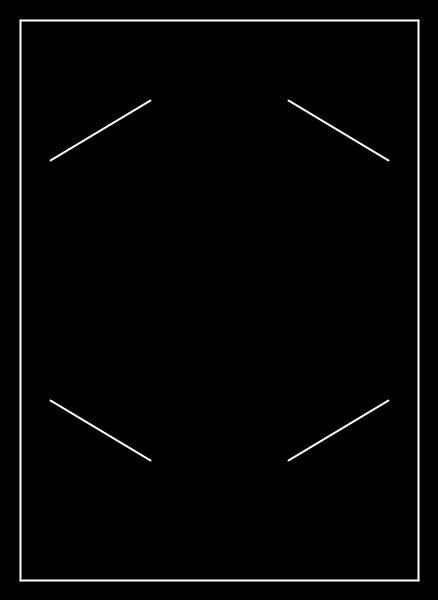
Frame 1 (no input)
Frame 60 (the mouse pressed at the canvas centre just before this capture): identical to frame 1, image omitted
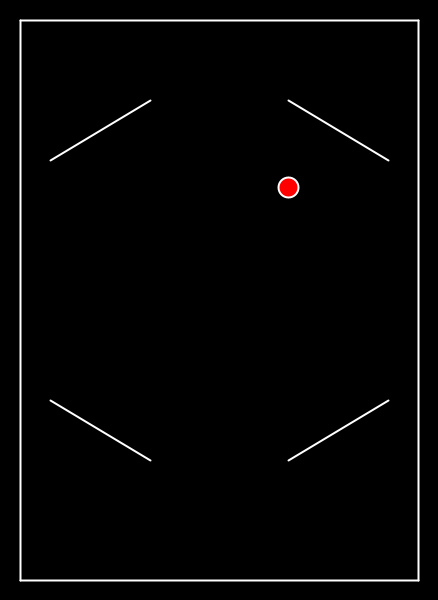
Frame 120 (the mouse held since frame 60 and released just before this capture)

The Processing sketch that drew these frames (run headless with seeded random() and noise(); from frame 60 on, the mouse is pressed at the canvas centre):

// Processing sketch: processing_150962
// ── processing_150962.pde

/**
 * Colisiones particula-plano
 * 
 * DANIEL PÉREZ ROMAN
 * 3º GIM
 */
 
Tablero pim;
ArrayList<Particle> bolas;
float dt = 0.4;
float radio = 10.0;
 

void setup() {
  size(438,600);
  
  // Campo: Extremos de la pantalla
  pim = new Tablero();
  
  // Bolas
  bolas = new ArrayList<Particle>(); 
  
}

void draw() {
  background(0);
  fill(255);
  
  // Actualiza las partículas: colisiones y dibujado
  for (int i=0;i<bolas.size();i++){
    Particle p = bolas.get(i);
    p.update();
    for (int j=i+1;j<bolas.size();j++){
      Particle q = bolas.get(j);
      //p.collision(q);
    }
    p.display();
  }
 
 // Calcula Colisiones y dibuja el Pimball 
  pim.update();
  pim.display(); 
}

void mousePressed()
{
  PVector pos = new PVector(mouseX, mouseY);
  Particle p = new Particle(pos, radio);
  bolas.add(p);
}
class Particle
{
  float masa = 1.0;
  PVector place;
  PVector vel;
  PVector a; //aceleracion
  float rad;
  PVector gravity;
  
  
  Particle(PVector local, float r)
  {
    place = local.get();
    vel = new PVector( random(-20,20), random(-20,20) );
    a = new PVector();
    gravity = new PVector(0,0);
    rad = r;
  }
  
  void applyForce(PVector force)
  {
    PVector fuerza = PVector.div(force.get(),masa);
    a.add(fuerza);
  }
  
  void run()
  {
    update();
    display();
  }
  
  void display()
  {
    fill(255,0,0);
    ellipse(place.x, place.y, 20, 20);
  }
  
  void update() //Metodo Euler(semi)
  {
    applyForce(gravity);
    vel.add(PVector.mult(a,dt));
    place.add(PVector.mult(vel,dt));
    a.set(0,0);
  }
  
}

// A simple Plane and Particle class

class Plano{
  PVector pto1;
  PVector pto2;
  PVector plano;  
  PVector normal;
  float Kr = 0.9;
  
  PVector dif1, dif2, P1Project, VecP2Project ;
  float escalar_p1Norm;
  float escalar_p1Plano, escalar_p2Plano, modulo_plano;
  float p1, p2;
  PVector dist_col, uni;
  
  float nv, delta_s, ang;
  PVector norm_plano, Norm, Tang, reposicionar;  
  
  Plano(float x1, float y1, float x2, float y2)
  {
    pto1 = new PVector(x1,y1);
    pto2 = new PVector(x2,y2);
    plano = PVector.sub(pto2, pto1);
    normal =  new PVector(-plano.y, plano.x);
    normal.normalize();
  }
  
  // Colisiones con el plano (pto1, pto2)
  void checkCollisions(Particle b)
  {
    //dif = place - pto
    dif1 = PVector.sub(pto1,b.place); 
    dif2 =PVector.sub(pto2,b.place);
    
    uni = new PVector(0,0);
    modulo_plano = plano.mag();

    escalar_p1Plano = dif1.dot(plano);
    p1 = escalar_p1Plano/modulo_plano;
    
    escalar_p2Plano = dif2.dot(plano);
    p2 = escalar_p2Plano/modulo_plano;
    
    uni.set(plano);
    uni.normalize();
    //plano.normalize(uni);
    
    dist_col = PVector.add(dif1,PVector.mult(uni, p1*(-1)));
    
    
    if(abs(p1) < modulo_plano && abs(p2) < modulo_plano)
    {
      if(dist_col.mag() < radio){
    
        norm_plano = normal.get();
        if(norm_plano.dot(b.vel)>0)
           norm_plano.mult(-1);
        
        ang = PVector.angleBetween(b.vel, plano);
        
        delta_s = ( radio+dist_col.dot(norm_plano) ) / sin(ang);
        
        reposicionar = PVector.mult(norm_plano, delta_s);
        b.place.add(reposicionar);
        
        
        nv = normal.dot(b.vel);
        Norm = PVector.mult(normal,nv);
        Tang = PVector.sub(b.vel,Norm); 
        b.vel = PVector.sub(Tang,PVector.mult(Norm,Kr));
      }
    }
     
  }

}

// Tablero del Pimball
class Tablero {
  
  ArrayList<Plano> planos;

  Tablero() // Constructor: Crea el pimball
  {
    int maxPlanos = 6;
    planos = new ArrayList<Plano>();
    
    Plano up = new Plano(20, 20, width-20, 20);
    Plano left = new Plano(20, 20, 20, height-20);
    Plano right = new Plano(width-20, 20, width-20, height-20);
    Plano down = new Plano(20, height-20, width-20, height-20);
    
    Plano one = new Plano(50, 400, 150, 460);
    Plano two = new Plano(width-50, 400, width-150, 460);
    Plano three = new Plano(50, 160, 150, 100);
    Plano four = new Plano(width-50, 160, width-150, 100);
    
    planos.add(up);
    planos.add(left);
    planos.add(right);
    planos.add(down);
    planos.add(one);
    planos.add(two);
    planos.add(three);
    planos.add(four);
  }
    
  void update()
  {
    for (int i = planos.size()-1; i >= 0; i--) {
       Plano p = planos.get(i);
       for (int j=0;j<bolas.size();j++){
          Particle b = bolas.get(j);
          p.checkCollisions(b);  
       }
    }
  }
  
  void display()
  {
      stroke(255);
      fill(100);
      strokeWeight(2);  // Beastly
      for (int i=0;i<planos.size();i++){
        Plano p = planos.get(i);
        line(p.pto1.x, p.pto1.y, p.pto2.x, p.pto2.y);
      }
  }
  
    
}
